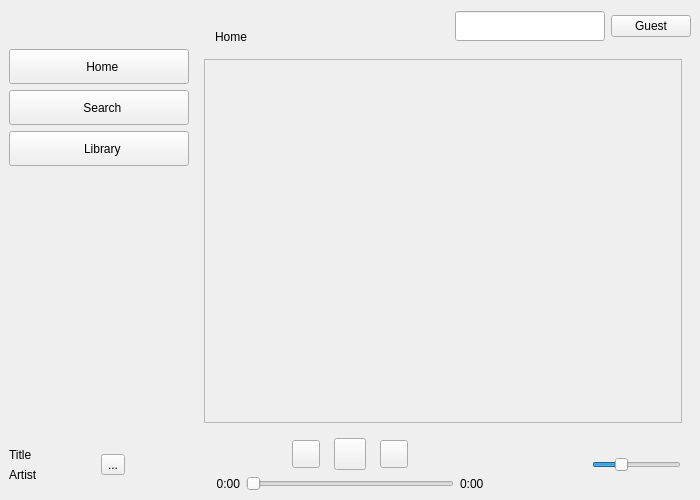
<?xml version="1.0" encoding="UTF-8"?>
<ui version="4.0">
 <class>MainWindow</class>
 <widget class="QMainWindow" name="MainWindow">
  <property name="geometry">
   <rect>
    <x>0</x>
    <y>0</y>
    <width>700</width>
    <height>500</height>
   </rect>
  </property>
  <property name="minimumSize">
   <size>
    <width>700</width>
    <height>500</height>
   </size>
  </property>
  <property name="windowTitle">
   <string>MusicStreamingQt</string>
  </property>
  <property name="windowIcon">
   <iconset resource="resources.qrc">
    <normaloff>:/resources/icons/music.png</normaloff>:/resources/icons/music.png</iconset>
  </property>
  <widget class="QWidget" name="centralwidget">
   <layout class="QVBoxLayout" name="verticalLayout_2">
    <item>
     <layout class="QHBoxLayout" name="mainSection" stretch="0,0">
      <item>
       <layout class="QVBoxLayout" name="menu">
        <item>
         <spacer name="verticalSpacer_2">
          <property name="orientation">
           <enum>Qt::Vertical</enum>
          </property>
          <property name="sizeType">
           <enum>QSizePolicy::Fixed</enum>
          </property>
          <property name="sizeHint" stdset="0">
           <size>
            <width>20</width>
            <height>40</height>
           </size>
          </property>
         </spacer>
        </item>
        <item>
         <widget class="QToolButton" name="buttonHome">
          <property name="minimumSize">
           <size>
            <width>180</width>
            <height>35</height>
           </size>
          </property>
          <property name="text">
           <string>  Home</string>
          </property>
          <property name="icon">
           <iconset resource="resources.qrc">
            <normaloff>:/resources/icons/home.png</normaloff>:/resources/icons/home.png</iconset>
          </property>
          <property name="iconSize">
           <size>
            <width>25</width>
            <height>25</height>
           </size>
          </property>
          <property name="toolButtonStyle">
           <enum>Qt::ToolButtonTextBesideIcon</enum>
          </property>
         </widget>
        </item>
        <item>
         <widget class="QToolButton" name="buttonSearch">
          <property name="minimumSize">
           <size>
            <width>180</width>
            <height>35</height>
           </size>
          </property>
          <property name="text">
           <string>  Search</string>
          </property>
          <property name="icon">
           <iconset resource="resources.qrc">
            <normaloff>:/resources/icons/search.png</normaloff>:/resources/icons/search.png</iconset>
          </property>
          <property name="iconSize">
           <size>
            <width>25</width>
            <height>25</height>
           </size>
          </property>
          <property name="toolButtonStyle">
           <enum>Qt::ToolButtonTextBesideIcon</enum>
          </property>
         </widget>
        </item>
        <item>
         <widget class="QToolButton" name="buttonLibrary">
          <property name="minimumSize">
           <size>
            <width>180</width>
            <height>35</height>
           </size>
          </property>
          <property name="text">
           <string>  Library</string>
          </property>
          <property name="icon">
           <iconset resource="resources.qrc">
            <normaloff>:/resources/icons/library.png</normaloff>:/resources/icons/library.png</iconset>
          </property>
          <property name="iconSize">
           <size>
            <width>25</width>
            <height>25</height>
           </size>
          </property>
          <property name="toolButtonStyle">
           <enum>Qt::ToolButtonTextBesideIcon</enum>
          </property>
         </widget>
        </item>
        <item>
         <spacer name="verticalSpacer">
          <property name="orientation">
           <enum>Qt::Vertical</enum>
          </property>
          <property name="sizeType">
           <enum>QSizePolicy::Expanding</enum>
          </property>
          <property name="sizeHint" stdset="0">
           <size>
            <width>20</width>
            <height>40</height>
           </size>
          </property>
         </spacer>
        </item>
        <item>
         <widget class="QLabel" name="labelArtwork">
          <property name="sizePolicy">
           <sizepolicy hsizetype="Fixed" vsizetype="Fixed">
            <horstretch>0</horstretch>
            <verstretch>0</verstretch>
           </sizepolicy>
          </property>
          <property name="minimumSize">
           <size>
            <width>180</width>
            <height>180</height>
           </size>
          </property>
          <property name="maximumSize">
           <size>
            <width>180</width>
            <height>180</height>
           </size>
          </property>
          <property name="text">
           <string/>
          </property>
         </widget>
        </item>
       </layout>
      </item>
      <item>
       <layout class="QVBoxLayout" name="rightSection">
        <item>
         <layout class="QHBoxLayout" name="topBar">
          <item>
           <spacer name="horizontalSpacer_8">
            <property name="orientation">
             <enum>Qt::Horizontal</enum>
            </property>
            <property name="sizeType">
             <enum>QSizePolicy::Fixed</enum>
            </property>
            <property name="sizeHint" stdset="0">
             <size>
              <width>20</width>
              <height>20</height>
             </size>
            </property>
           </spacer>
          </item>
          <item>
           <widget class="QLabel" name="label_playlist_title">
            <property name="sizePolicy">
             <sizepolicy hsizetype="Expanding" vsizetype="Fixed">
              <horstretch>0</horstretch>
              <verstretch>0</verstretch>
             </sizepolicy>
            </property>
            <property name="minimumSize">
             <size>
              <width>0</width>
              <height>35</height>
             </size>
            </property>
            <property name="maximumSize">
             <size>
              <width>16777215</width>
              <height>35</height>
             </size>
            </property>
            <property name="text">
             <string>Home</string>
            </property>
            <property name="alignment">
             <set>Qt::AlignBottom|Qt::AlignLeading|Qt::AlignLeft</set>
            </property>
           </widget>
          </item>
          <item>
           <spacer name="horizontalSpacer_6">
            <property name="orientation">
             <enum>Qt::Horizontal</enum>
            </property>
            <property name="sizeHint" stdset="0">
             <size>
              <width>40</width>
              <height>20</height>
             </size>
            </property>
           </spacer>
          </item>
          <item>
           <widget class="QLineEdit" name="lineSearch">
            <property name="minimumSize">
             <size>
              <width>150</width>
              <height>30</height>
             </size>
            </property>
            <property name="maximumSize">
             <size>
              <width>150</width>
              <height>16777215</height>
             </size>
            </property>
            <property name="clearButtonEnabled">
             <bool>true</bool>
            </property>
           </widget>
          </item>
          <item>
           <widget class="QPushButton" name="buttonActions">
            <property name="text">
             <string>Guest</string>
            </property>
           </widget>
          </item>
         </layout>
        </item>
        <item>
         <widget class="QStackedWidget" name="contents">
          <property name="currentIndex">
           <number>1</number>
          </property>
          <widget class="QWidget" name="pagePlaylist">
           <layout class="QVBoxLayout" name="verticalLayout">
            <item>
             <widget class="QTableWidget" name="tableSongs">
              <property name="frameShape">
               <enum>QFrame::NoFrame</enum>
              </property>
              <property name="frameShadow">
               <enum>QFrame::Plain</enum>
              </property>
              <property name="editTriggers">
               <set>QAbstractItemView::NoEditTriggers</set>
              </property>
              <property name="alternatingRowColors">
               <bool>false</bool>
              </property>
              <property name="selectionMode">
               <enum>QAbstractItemView::ExtendedSelection</enum>
              </property>
              <property name="selectionBehavior">
               <enum>QAbstractItemView::SelectRows</enum>
              </property>
              <property name="showGrid">
               <bool>false</bool>
              </property>
              <property name="gridStyle">
               <enum>Qt::SolidLine</enum>
              </property>
              <property name="sortingEnabled">
               <bool>true</bool>
              </property>
              <property name="cornerButtonEnabled">
               <bool>false</bool>
              </property>
              <attribute name="horizontalHeaderVisible">
               <bool>true</bool>
              </attribute>
              <attribute name="horizontalHeaderHighlightSections">
               <bool>false</bool>
              </attribute>
              <attribute name="horizontalHeaderStretchLastSection">
               <bool>false</bool>
              </attribute>
              <attribute name="verticalHeaderVisible">
               <bool>true</bool>
              </attribute>
              <attribute name="verticalHeaderMinimumSectionSize">
               <number>45</number>
              </attribute>
              <attribute name="verticalHeaderDefaultSectionSize">
               <number>45</number>
              </attribute>
              <column>
               <property name="text">
                <string>TITLE</string>
               </property>
               <property name="textAlignment">
                <set>AlignLeading|AlignVCenter</set>
               </property>
              </column>
              <column>
               <property name="text">
                <string>ARTIST</string>
               </property>
               <property name="textAlignment">
                <set>AlignLeading|AlignVCenter</set>
               </property>
              </column>
              <column>
               <property name="text">
                <string>ALBUM</string>
               </property>
               <property name="textAlignment">
                <set>AlignLeading|AlignVCenter</set>
               </property>
              </column>
              <column>
               <property name="text">
                <string>SONG URL</string>
               </property>
               <property name="textAlignment">
                <set>AlignLeading|AlignVCenter</set>
               </property>
              </column>
              <column>
               <property name="text">
                <string>ALBUM URL</string>
               </property>
               <property name="textAlignment">
                <set>AlignLeading|AlignVCenter</set>
               </property>
              </column>
             </widget>
            </item>
           </layout>
          </widget>
          <widget class="QWidget" name="pageHome">
           <layout class="QVBoxLayout" name="verticalLayout_4">
            <item>
             <widget class="QScrollArea" name="scrollArea">
              <property name="widgetResizable">
               <bool>true</bool>
              </property>
              <widget class="QWidget" name="scrollContents">
               <property name="geometry">
                <rect>
                 <x>0</x>
                 <y>0</y>
                 <width>470</width>
                 <height>319</height>
                </rect>
               </property>
               <layout class="QVBoxLayout" name="verticalLayout_3">
                <item>
                 <layout class="QVBoxLayout" name="spaceCategories"/>
                </item>
               </layout>
              </widget>
             </widget>
            </item>
           </layout>
          </widget>
         </widget>
        </item>
       </layout>
      </item>
     </layout>
    </item>
    <item>
     <layout class="QHBoxLayout" name="bottomSection" stretch="3,4,3">
      <item>
       <layout class="QHBoxLayout" name="songMeta">
        <item>
         <layout class="QVBoxLayout" name="songInfo">
          <item>
           <widget class="QLabel" name="labelTitle">
            <property name="sizePolicy">
             <sizepolicy hsizetype="Expanding" vsizetype="Preferred">
              <horstretch>0</horstretch>
              <verstretch>0</verstretch>
             </sizepolicy>
            </property>
            <property name="text">
             <string>Title</string>
            </property>
            <property name="alignment">
             <set>Qt::AlignBottom|Qt::AlignLeading|Qt::AlignLeft</set>
            </property>
           </widget>
          </item>
          <item>
           <widget class="QLabel" name="labelArtist">
            <property name="text">
             <string>Artist</string>
            </property>
            <property name="alignment">
             <set>Qt::AlignLeading|Qt::AlignLeft|Qt::AlignTop</set>
            </property>
           </widget>
          </item>
         </layout>
        </item>
        <item>
         <widget class="QToolButton" name="buttonLike">
          <property name="text">
           <string>...</string>
          </property>
          <property name="icon">
           <iconset resource="resources.qrc">
            <normaloff>:/resources/icons/heart_empty.png</normaloff>:/resources/icons/heart_empty.png</iconset>
          </property>
          <property name="iconSize">
           <size>
            <width>20</width>
            <height>20</height>
           </size>
          </property>
         </widget>
        </item>
        <item>
         <spacer name="horizontalSpacer_10">
          <property name="orientation">
           <enum>Qt::Horizontal</enum>
          </property>
          <property name="sizeHint" stdset="0">
           <size>
            <width>40</width>
            <height>20</height>
           </size>
          </property>
         </spacer>
        </item>
       </layout>
      </item>
      <item>
       <layout class="QVBoxLayout" name="playbackControls">
        <item>
         <layout class="QHBoxLayout" name="playback_buttons">
          <item>
           <spacer name="horizontalSpacer">
            <property name="orientation">
             <enum>Qt::Horizontal</enum>
            </property>
            <property name="sizeHint" stdset="0">
             <size>
              <width>40</width>
              <height>20</height>
             </size>
            </property>
           </spacer>
          </item>
          <item>
           <widget class="QToolButton" name="buttonPrevious">
            <property name="minimumSize">
             <size>
              <width>28</width>
              <height>28</height>
             </size>
            </property>
            <property name="maximumSize">
             <size>
              <width>28</width>
              <height>28</height>
             </size>
            </property>
            <property name="text">
             <string/>
            </property>
            <property name="icon">
             <iconset resource="resources.qrc">
              <normaloff>:/resources/icons/previous.png</normaloff>:/resources/icons/previous.png</iconset>
            </property>
            <property name="iconSize">
             <size>
              <width>20</width>
              <height>20</height>
             </size>
            </property>
           </widget>
          </item>
          <item>
           <spacer name="horizontalSpacer_5">
            <property name="orientation">
             <enum>Qt::Horizontal</enum>
            </property>
            <property name="sizeType">
             <enum>QSizePolicy::Fixed</enum>
            </property>
            <property name="sizeHint" stdset="0">
             <size>
              <width>8</width>
              <height>20</height>
             </size>
            </property>
           </spacer>
          </item>
          <item>
           <widget class="QToolButton" name="buttonPlay">
            <property name="minimumSize">
             <size>
              <width>32</width>
              <height>32</height>
             </size>
            </property>
            <property name="maximumSize">
             <size>
              <width>32</width>
              <height>32</height>
             </size>
            </property>
            <property name="text">
             <string/>
            </property>
            <property name="icon">
             <iconset resource="resources.qrc">
              <normaloff>:/resources/icons/play.png</normaloff>:/resources/icons/play.png</iconset>
            </property>
            <property name="iconSize">
             <size>
              <width>20</width>
              <height>20</height>
             </size>
            </property>
           </widget>
          </item>
          <item>
           <spacer name="horizontalSpacer_4">
            <property name="orientation">
             <enum>Qt::Horizontal</enum>
            </property>
            <property name="sizeType">
             <enum>QSizePolicy::Fixed</enum>
            </property>
            <property name="sizeHint" stdset="0">
             <size>
              <width>8</width>
              <height>20</height>
             </size>
            </property>
           </spacer>
          </item>
          <item>
           <widget class="QToolButton" name="buttonNext">
            <property name="minimumSize">
             <size>
              <width>28</width>
              <height>28</height>
             </size>
            </property>
            <property name="maximumSize">
             <size>
              <width>28</width>
              <height>28</height>
             </size>
            </property>
            <property name="text">
             <string/>
            </property>
            <property name="icon">
             <iconset resource="resources.qrc">
              <normaloff>:/resources/icons/next.png</normaloff>:/resources/icons/next.png</iconset>
            </property>
            <property name="iconSize">
             <size>
              <width>20</width>
              <height>20</height>
             </size>
            </property>
           </widget>
          </item>
          <item>
           <spacer name="horizontalSpacer_2">
            <property name="orientation">
             <enum>Qt::Horizontal</enum>
            </property>
            <property name="sizeHint" stdset="0">
             <size>
              <width>40</width>
              <height>20</height>
             </size>
            </property>
           </spacer>
          </item>
         </layout>
        </item>
        <item>
         <layout class="QHBoxLayout" name="seekbarSection">
          <item>
           <widget class="QLabel" name="labelStartTime">
            <property name="text">
             <string>0:00</string>
            </property>
            <property name="alignment">
             <set>Qt::AlignRight|Qt::AlignTrailing|Qt::AlignVCenter</set>
            </property>
           </widget>
          </item>
          <item>
           <widget class="QSlider" name="sliderSeekbar">
            <property name="sizePolicy">
             <sizepolicy hsizetype="Expanding" vsizetype="Fixed">
              <horstretch>0</horstretch>
              <verstretch>0</verstretch>
             </sizepolicy>
            </property>
            <property name="maximumSize">
             <size>
              <width>16777215</width>
              <height>16777215</height>
             </size>
            </property>
            <property name="maximum">
             <number>100</number>
            </property>
            <property name="tracking">
             <bool>true</bool>
            </property>
            <property name="orientation">
             <enum>Qt::Horizontal</enum>
            </property>
           </widget>
          </item>
          <item>
           <widget class="QLabel" name="labelEndTime">
            <property name="text">
             <string>0:00</string>
            </property>
           </widget>
          </item>
         </layout>
        </item>
       </layout>
      </item>
      <item>
       <layout class="QHBoxLayout" name="helperButtons" stretch="1,0,1,0">
        <item>
         <spacer name="horizontalSpacer_3">
          <property name="orientation">
           <enum>Qt::Horizontal</enum>
          </property>
          <property name="sizeHint" stdset="0">
           <size>
            <width>40</width>
            <height>20</height>
           </size>
          </property>
         </spacer>
        </item>
        <item>
         <widget class="QLabel" name="labelVolume">
          <property name="sizePolicy">
           <sizepolicy hsizetype="Fixed" vsizetype="Fixed">
            <horstretch>0</horstretch>
            <verstretch>0</verstretch>
           </sizepolicy>
          </property>
          <property name="maximumSize">
           <size>
            <width>20</width>
            <height>20</height>
           </size>
          </property>
          <property name="text">
           <string/>
          </property>
          <property name="pixmap">
           <pixmap resource="resources.qrc">:/resources/icons/volume.png</pixmap>
          </property>
          <property name="scaledContents">
           <bool>true</bool>
          </property>
         </widget>
        </item>
        <item>
         <widget class="QSlider" name="sliderVolume">
          <property name="sizePolicy">
           <sizepolicy hsizetype="Preferred" vsizetype="Fixed">
            <horstretch>0</horstretch>
            <verstretch>0</verstretch>
           </sizepolicy>
          </property>
          <property name="maximumSize">
           <size>
            <width>100</width>
            <height>16777215</height>
           </size>
          </property>
          <property name="maximum">
           <number>100</number>
          </property>
          <property name="singleStep">
           <number>1</number>
          </property>
          <property name="value">
           <number>30</number>
          </property>
          <property name="sliderPosition">
           <number>30</number>
          </property>
          <property name="orientation">
           <enum>Qt::Horizontal</enum>
          </property>
         </widget>
        </item>
        <item>
         <spacer name="horizontalSpacer_7">
          <property name="orientation">
           <enum>Qt::Horizontal</enum>
          </property>
          <property name="sizeType">
           <enum>QSizePolicy::Fixed</enum>
          </property>
          <property name="sizeHint" stdset="0">
           <size>
            <width>10</width>
            <height>20</height>
           </size>
          </property>
         </spacer>
        </item>
       </layout>
      </item>
     </layout>
    </item>
   </layout>
  </widget>
  <widget class="QMenuBar" name="menubar">
   <property name="geometry">
    <rect>
     <x>0</x>
     <y>0</y>
     <width>700</width>
     <height>22</height>
    </rect>
   </property>
  </widget>
 </widget>
 <resources>
  <include location="resources.qrc"/>
 </resources>
 <connections/>
</ui>
